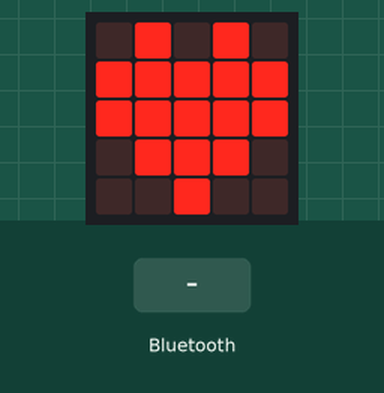
A program run on a simulated BBC micro:bit (MakeCode). Parts: the board's 5×5 LED display. The inputs (shaded band) are chosen by the test bench.

Above: at 1.8 s.
1.9 s: a phone connects over Bluetooth
At 3.1 s:
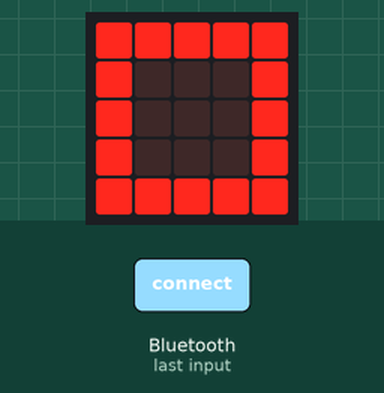
3.4 s: a phone disconnects over Bluetooth
At 4.2 s:
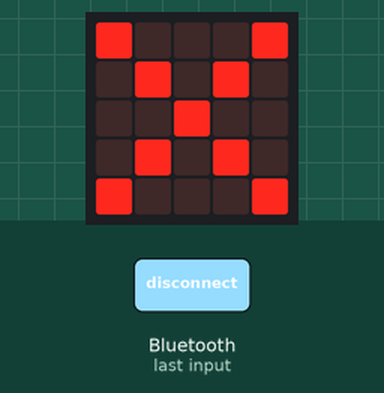
Timing chart, 0 to 6.4 s (numbered marks = the images above; inputs shaded):
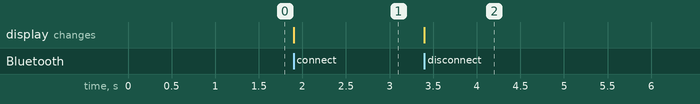

Measured:
- after the input at 1.9 s, the display: changes at once (image 1)
- after the input at 3.4 s, the display: changes at once (image 2)

The program:

main.ts
```typescript
function mult (str: string) {
    num_str = str.split("*")
    answer = convertToText(parseFloat(num_str[0]) * parseFloat(num_str[1]))
}
function div (str: string) {
    num_str = str.split("/")
    answer = convertToText(parseFloat(num_str[0]) / parseFloat(num_str[1]))
}
bluetooth.onBluetoothConnected(function () {
    basic.showIcon(IconNames.Square)
})
bluetooth.onBluetoothDisconnected(function () {
    basic.showIcon(IconNames.No)
})
bluetooth.onUartDataReceived(serial.delimiters(Delimiters.NewLine), function () {
    line = bluetooth.uartReadUntil(serial.delimiters(Delimiters.NewLine))
    answer = "?"
    if (line.includes("+")) {
        add(line)
    } else if (line.includes("-")) {
        sub(line)
    } else if (line.includes("*")) {
        mult(line)
    } else if (line.includes("/")) {
        div(line)
    }
    bluetooth.uartWriteLine(answer)
})
function add (str: string) {
    num_str = str.split("+")
    answer = convertToText(parseFloat(num_str[0]) + parseFloat(num_str[1]))
}
function sub (str: string) {
    num_str = str.split("-")
    answer = convertToText(parseFloat(num_str[0]) - parseFloat(num_str[1]))
}
let line = ""
let answer = ""
let num_str: string[] = []
basic.showIcon(IconNames.Heart)
bluetooth.startUartService()
```

test.ts
```typescript
// テストはここに来ます。このパッケージが拡張機能として使用されるときにはコンパイルされません。
```
